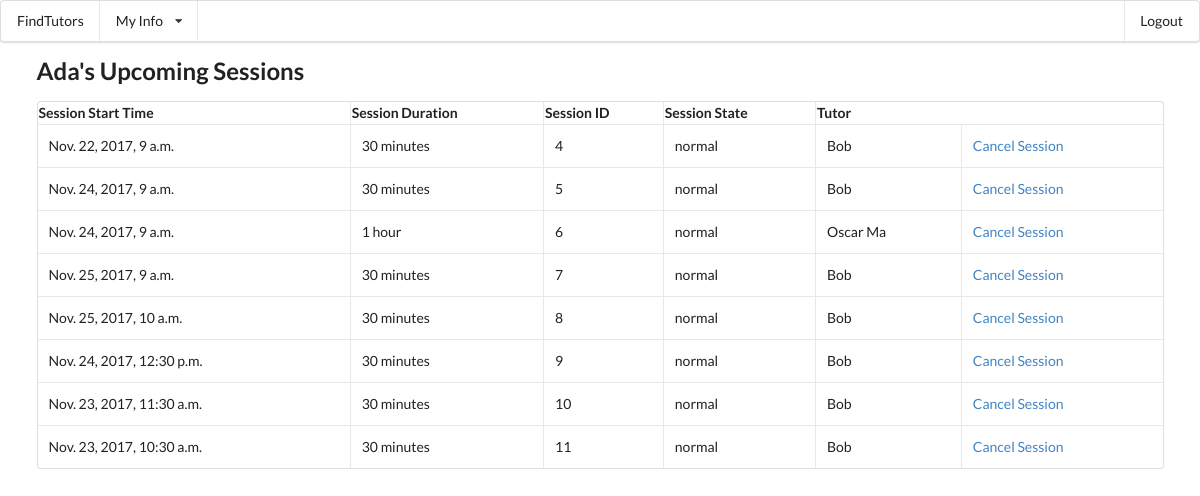
/main/upcomingSessions (signed in), run on an earlier commit of the app's database.
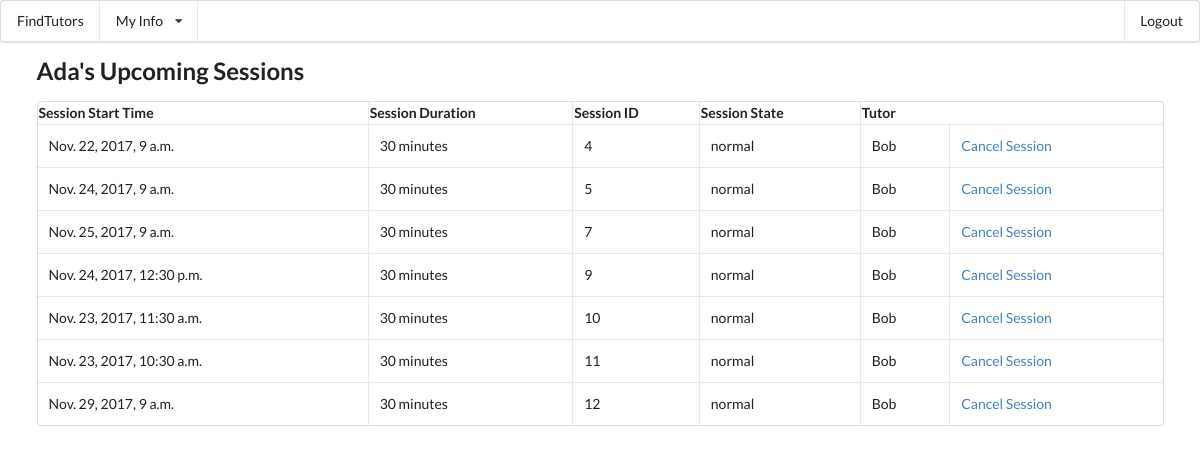
And on a later commit of the database.
### mainApp/models.py (models this page shows, shortened)
class Student(models.Model):
	user = models.OneToOneField(User, on_delete=models.CASCADE)
	phoneNumber=models.CharField(max_length=10)
	photo_url=models.CharField(max_length=30)
	def __str__ (self):
		return self.user.first_name

class Session(models.Model):
	coupon_used=models.BooleanField()
	session_datetime=models.DateTimeField()
	state=models.CharField(max_length=10,default='normal')#cancelled/normal/ended/locked
	review_state=models.CharField(max_length=10,default='empty')#complete
	session_student=models.ForeignKey(Student)
	session_tutor=models.ForeignKey(Tutor)

class Tutor(models.Model):
	phoneNumber=models.CharField(max_length=10)
	photo_url=models.CharField(max_length=30)
	user = models.OneToOneField(User, on_delete=models.CASCADE)
	tutor_type=models.CharField(max_length=8,default="Private")#Contract/Private
	university=models.CharField(max_length=60)
	teach_course_code=models.ManyToManyField(SubjectCode)
	subject_tag=models.CharField(max_length=60)
	hourly_rate=models.IntegerField(default=100)
	introduction=models.TextField(default="I love programming")
	activated=models.BooleanField(default=True)#profiles show to public or not
	avg_review=models.IntegerField(default=-1)
	def __str__ (self):
		return self.user.first_name

### mainApp/views.py (the view)
@login_required
def viewUpcomingSessions(request):
	this_student = request.user.student
	student_sessions = this_student.session_set.filter(state='locked') | this_student.session_set.filter(state='normal')
	context = {'student_sessions': student_sessions, 'this_student': this_student,}
	return render(request,'mainApp/viewUpcomingSessions.html',context)

### mainApp/templates/mainApp/viewUpcomingSessions.html (shortened to what this page needs)
{% extends "mainApp/base.html" %}
{% block content %}
<h2>{{this_student}}'s Upcoming Sessions</h2>
{% if student_sessions %}
<table cellspacing="20" class="ui celled table">
	<tr>
		<th>
			Session Start Time
		</th>
		<th>
			Session Duration
		</th>
		<th>
			Session ID
		</th>
		<th>
			Session State
		</th>
		<th>
			Tutor
		</th>
	</tr>
	{% for session in student_sessions %}
	<tr>
		<td>
			<p>{{session.session_datetime}}</p>
		</td>
		<td>
			<p>{% if session.session_tutor.tutor_type == 'Contract' %}30 minutes {% else %} 1 hour {% endif %}</p>
		</td>
		<td>
			<p>{{session.id}}</p>
		</td>
		<td>
			<p>{{session.state}}</p>
		</td>
		<td>
			<p>{{session.session_tutor}}</p>
		</td>
		<td>
			<a href="cancelSession/{{session.id}}">Cancel Session</a>
		</td>
	</tr>
	{% endfor %}
</table>
{% else %}
	<p>No sessions currently booked</p>
{% endif %}
{% endblock %}

### mainApp/templates/mainApp/base.html (shortened to what this page needs)
<!DOCTYPE html>
<html lang="en">
<head>
{% load static %}
         <link rel="stylesheet" type="text/css" href="{% static "mainApp/semantic.min.css" %}">
</head>
<body>
    <div class="ui menu">
	{% block alt_menu %}
	  <a class="item" href="/main/findTutors">
    FindTutors
   </a>
    <div class="ui simple dropdown item">
    My Info
    <i class="dropdown icon"></i>
  </div>
    <div class="right menu">
    <a  href='/main/logout' class="ui item">
      Logout
    </a>
  </div>
  {% endblock %}
</div>
    <div class="ui paded container" id="content">
        {% block content %}{% endblock %}
    </div>
</body>
</html>

What changed in the data, as far as the page shows it:
removed Session: session_datetime "Nov. 24, 2017, 9 a.m.", shows "1 hour", id "6", state "normal", session_tutor "Oscar Ma"
no longer on this page (row edited): Session: session_datetime "Nov. 25, 2017, 10 a.m.", shows "30 minutes", id "8", state "normal", session_tutor "Bob"
added Session: session_datetime "Nov. 29, 2017, 9 a.m.", shows "30 minutes", id "12", state "normal", session_tutor "Bob"
